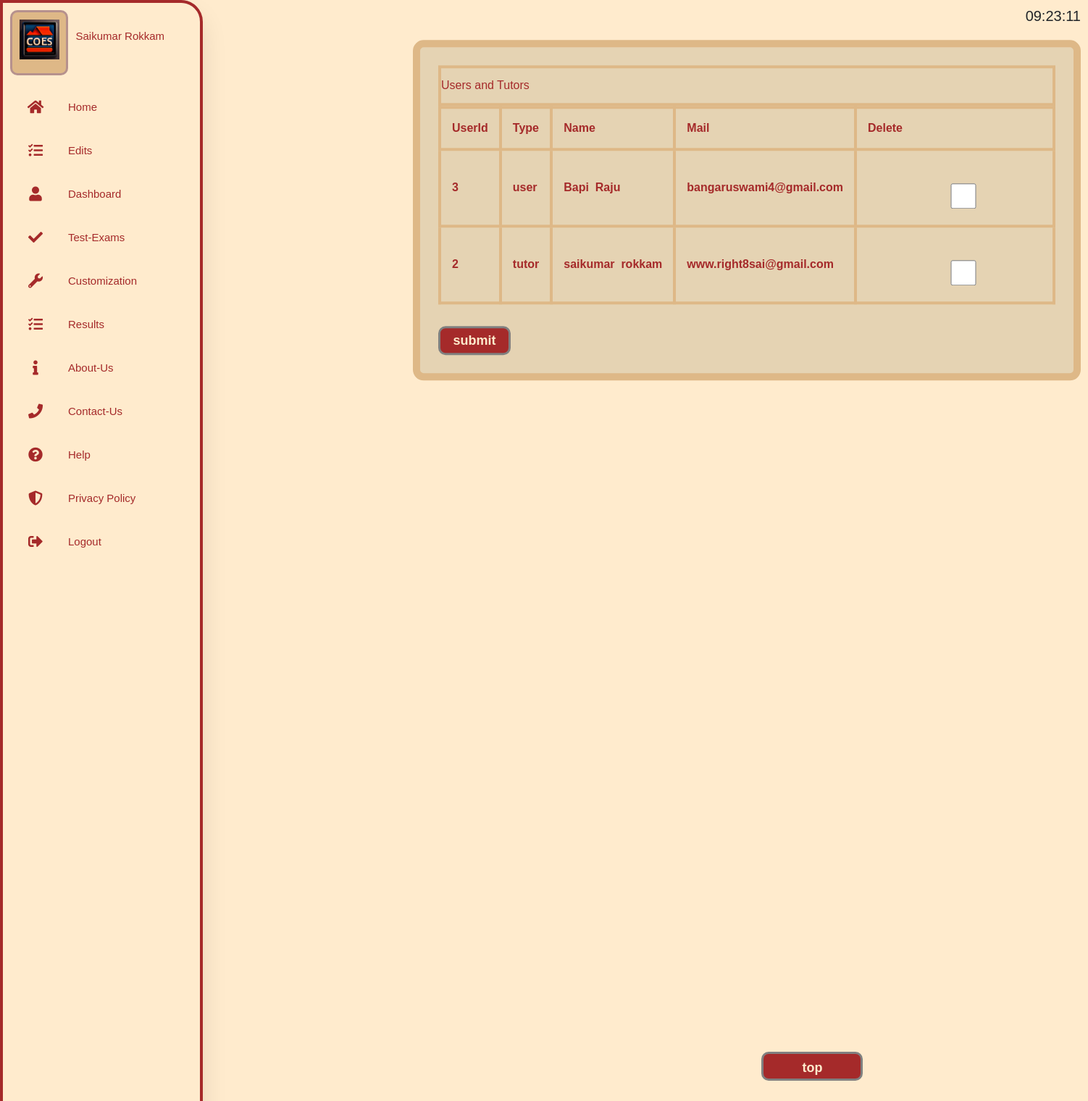
/gousertutor (signed in), run on the app's committed database.
### website/models.py (models this page shows)
class User(db.Model,UserMixin):
	id = db.Column(db.Integer,primary_key=True)
	email =db.Column(db.String(250),unique=True)
	types =db.Column(db.String(250),nullable=False)
	password=db.Column(db.String(500),nullable=False)
	firstname=db.Column(db.String(150),nullable=False)
	lastname=db.Column(db.String(150),nullable=False)
	status = db.relationship('logstat',back_populates="user")
	names = db.relationship("Names", back_populates="user")
	result = db.relationship("Result", back_populates="user")
	top = db.relationship("Top", back_populates="user")
	ctime = db.relationship("Ctime", back_populates="user")

### website/auth.py (the view)
@auth.route('/gousertutor',methods=['POST','GET'])
@login_required
def gousertutor():
	a=User.query.filter(User.types=='user').all()
	b=User.query.filter(User.types=='tutor').all()
	al=len(a)
	bl=len(b)
	return render_template('delete.html',user=current_user,alen=al,blen=bl,tutor=b,useri=a)

### website/__init__.py (called while the page is built)
def  create_app():
	app = Flask(__name__,static_folder='static', template_folder='templates')
	app.config['SECRET_KEY']='solopop'
	app.config['SQLALCHEMY_DATABASE_URI']=f'sqlite:///{DB_NAME}'
	db.init_app(app)
	from .views import views
	from .auth import auth
	app.register_blueprint(views,url_prefix='/')
	app.register_blueprint(auth,url_prefix='/')
	from .models import User
	with app.app_context():
		db.create_all()
	login_manager = LoginManager()
	login_manager.login_view = 'auth.login'
	login_manager.init_app(app)
	@login_manager.user_loader
	def load_user(id):
		return User.query.get(int(id))
	return app

### website/templates/delete.html (shortened to what this page needs)
{% extends "base.html" %}
{% block content%}
<form class="form" id="adds" >
<div  >
<table >
	<caption >Users and Tutors</caption>
	<thead>
		<tr>
		<th>UserId</th>
		<th>Type</th>
		<th>Name</th>
		<th>Mail</th>
		<th>Delete</th>
	</tr>
	</thead>
		<tbody>
		{% for i in range(alen)%}
	<tr>
		<th>{{useri[i].id}}</th>
		<th>{{useri[i].types}}</th>
		<th>{{useri[i].firstname}}&nbsp;&nbsp;{{useri[i].lastname}}</th>
		<th>{{useri[i].email}}</th>
		<th>
			<input type="checkbox" name="deleteu" id="deleteu" value="{{useri[i].id}}">
		</th>
	</tr>
	{% endfor %}
	{% for i in range(blen)%}
	<tr>
		<th>{{tutor[i].id}}</th>
		<th>{{tutor[i].types}}</th>
		<th>{{tutor[i].firstname}}&nbsp;&nbsp;{{tutor[i].lastname}}</th>
		<th>{{tutor[i].email}}</th>
		<th><input type="checkbox" name="deleteu" id="deleteu" value="{{tutor[i].id}}"></th>
	</tr>
	{% endfor %}
	</tbody>
	</table>
	</div>
	<button onclick="subs()" class="btnn">submit</button>
</form>
<a href="#top" class="btn">top</a>
{% endblock %}

### website/templates/base.html (shortened to what this page needs)
<!DOCTYPE html>
<html>
<head>
  <link rel="stylesheet" type="text/css" href="https://cdnjs.cloudflare.com/ajax/libs/font-awesome/5.15.4/css/all.min.css">
  <link
      rel="stylesheet"
      href="https://stackpath.bootstrapcdn.com/bootstrap/4.4.1/css/bootstrap.min.css"
    />
    <link
      rel="stylesheet"
      href="https://stackpath.bootstrapcdn.com/font-awesome/4.7.0/css/font-awesome.min.css"
    />
<link rel="stylesheet" type="text/css" href="{{ url_for('static', filename='css/makelogs.css') }}">
</head>
<body>
  <nav id="navas">
    <ul>
      <li>
        <a href="/" class="logob">
          <img src="{{ url_for('static', filename='/images/icon4.jpg') }}">
        <span class="nav-item">&nbsp;&nbsp;&nbsp;{{user.firstname}}&nbsp;{{user.lastname}}</span>
        </a>
      </li>
      <li><a href="/about">
        <i class="fas fa-home"></i>
        <span class="nav-item">Home</span>
      </a></li>
     {% if user.is_authenticated %}
      {% if user.types == 'tutor' %}
      <li><a href="/dashboard">
        <i class="fas fa-user"></i>
        <span class="nav-item">Dashboard</span>
      </a></li>
      <li><a href="/custom">
        <i class="fas fa-wrench"></i>
        <span class="nav-item">Customization</span>
      </a></li>
      <li><a href="/tests">
        <i class="fas fa-check"></i>
        <span class="nav-item">Test-Exams</span>
      </a></li>
      <li><a href="/result">
        <i class="fas fa-tasks"></i>
        <span class="nav-item">Results</span>
      </a></li>
      {% elif user.types == 'admin' %}
      <li><a href="/useredit">
        <i class="fas fa-tasks"></i>
        <span class="nav-item">Edits</span>
      </a></li>
      <li><a href="/dashboard">
        <i class="fas fa-user"></i>
        <span class="nav-item">Dashboard</span>
      </a></li>
      <li><a href="/tests">
        <i class="fas fa-check"></i>
        <span class="nav-item">Test-Exams</span>
      </a></li>
      <li><a href="/custom">
        <i class="fas fa-wrench"></i>
        <span class="nav-item">Customization</span>
      </a></li>
      <li><a href="/result">
        <i class="fas fa-tasks"></i>
        <span class="nav-item">Results</span>
      </a></li>
      {% endif %}
      <li><a href="/about">
        <i class="fas fa-info"></i>
        <span class="nav-item">About-Us</span>
      </a></li>
      <li><a href="/contact">
        <i class="fas fa-phone"></i>
        <span class="nav-item">Contact-Us</span>
      </a></li>
      <li><a href="/help">
        <i class="fas fa-question-circle"></i>
        <span class="nav-item">Help</span>
      </a></li>
      <li><a href="/policy">
        <i class="fas fa-shield-alt"></i>
        <span class="nav-item">Privacy Policy</span>
      </a></li>
      <li><a href="/logout" class="logout">
        <i class="fas fa-sign-out-alt"></i>
        <span class="nav-item">Logout</span>
      </a></li>
      {% endif %}
  </nav>
   {% if user.is_authenticated %}
<h5 align="right" id="current-time"></h5>
    {% endif %}
   <div class="cotainer">
    {% block content %}
    {% endblock %}
   </div>
</body>
</html>

### website/static/css/makelogs.css (style rules this page uses)
h5 { font-size: 20px; margin-right: 10px; margin-top: 10px; }
.fa-info, .fa-list-alt, .fa-shield-alt, .fa-sign-in-alt, .fa-registered, .fa-sign-out-alt, .fa-home, .fa-wrench, .fa-tasks, .fa-phone, .fa-question-circle, .fa-user, .fa-chart-bar, .fa-check, .nav-item { color:brown; transition: width 0.1s linear; border-radius: 3px; }
.cotainer { margin-left: 300px; }
* { margin: 0; padding: 0; outline: none; border: none; text-decoration: none; box-align: border-box; font-family: "poppins",sans-serif; }
body { background-color: blanchedalmond; }
nav { position: absolute; top: 0; bottom: 0; height: 120%; left: 0; background-color: blanchedalmond; width:90px; border: 5px solid burlywood ; border-top-right-radius:30px ; overflow: hidden; transition: width 0.2s linear; box-shadow: 0 20px 35px rgba(0,0,0,0.1); }
.logob { text-align: center; display: flex; margin-right: 10px; width: 80px; height: 90px; border: 3px solid #6495; border-radius: 10px; background-color: burlywood; transition: all 0.5s ease; margin: 10px 10px; }
.logob img { width: 60px; height: 55px; }
a { position: relative; color: rgb(85,83,83); font-size: 15px; display: table; width: 300px; text-decoration: none; padding: 10px; }
.fas { position: relative; width: 70px; height: 40px; top: 14px; font-size: 20px; text-align: center; }
.nav-item { position: relative; top: 12px; margin-left: 10px; }
.nav-item:hover, { font-family:Courier; }
.btn { width: 100px; height: 40px; background: #ff7200; border: 2px solid #ff7200; margin-top: 13px; color: #fff; font-size: 15px; border-bottom-right-radius: 5px; border-bottom-left-radius: 5px; transition: 0.2s ease; cursor: pointer; }
.form { width: auto; height: auto; color: darkred; background: #E5D3B3; border-radius: 30px; border: 10px solid burlywood; position: absolute; top: 60px; font-family: Sans-serif; left: 570px; transform: translate(0%,-1%); border-radius: 15px; padding: 25px; }
.form input { width: 240px; height: 35px; color: lightsteelblue; font-family: Arial; background: transparent; border-bottom: 1px solid saddlebrown; border-top: none; border-right: none; border-left: none; color: saddlebrown; font-size: 25px; letter-spacing: 1px; margin-top: 30px; font-family: sans-serif; }
::placeholder { color:saddlebrown; font-family: Arial; }
.btnn { width: 100px; height: 40px; color: blanchedalmond; background-color: brown; font-weight: bold; margin-top: 30px; font-size: 18px; border: 3px solid gray; border-radius: 10px; cursor: pointer; transition: 0.4s ease; }
.btn { width: 140px; height: 40px; color: blanchedalmond; background-color: brown; font-weight: bold; margin-top: 30px; font-size: 18px; border: 3px solid gray; border-radius: 10px; position: fixed; left: 70%; bottom: 10%; cursor: pointer; transition: 0.4s ease; }
input[type=checkbox] { transform: scale(2.3); position: relative; left: 90%; }

### website/templates/delete.html (style rules this page uses)
table, th, td,caption { border: 4px solid burlywood; color: brown; }
caption { caption-side: top; }
th, td { padding: 15px; }
input[type=checkbox] { transform: scale(1.0); position: relative; left: 5%; }

### data on the page
User: firstname "Saikumar", lastname "Rokkam"
User: id "3", types "user", firstname "Bapi", lastname "Raju", email "bangaruswami4@gmail.com"
User: id "2", types "tutor", firstname "saikumar", lastname "rokkam", email "www.right8sai@gmail.com"
